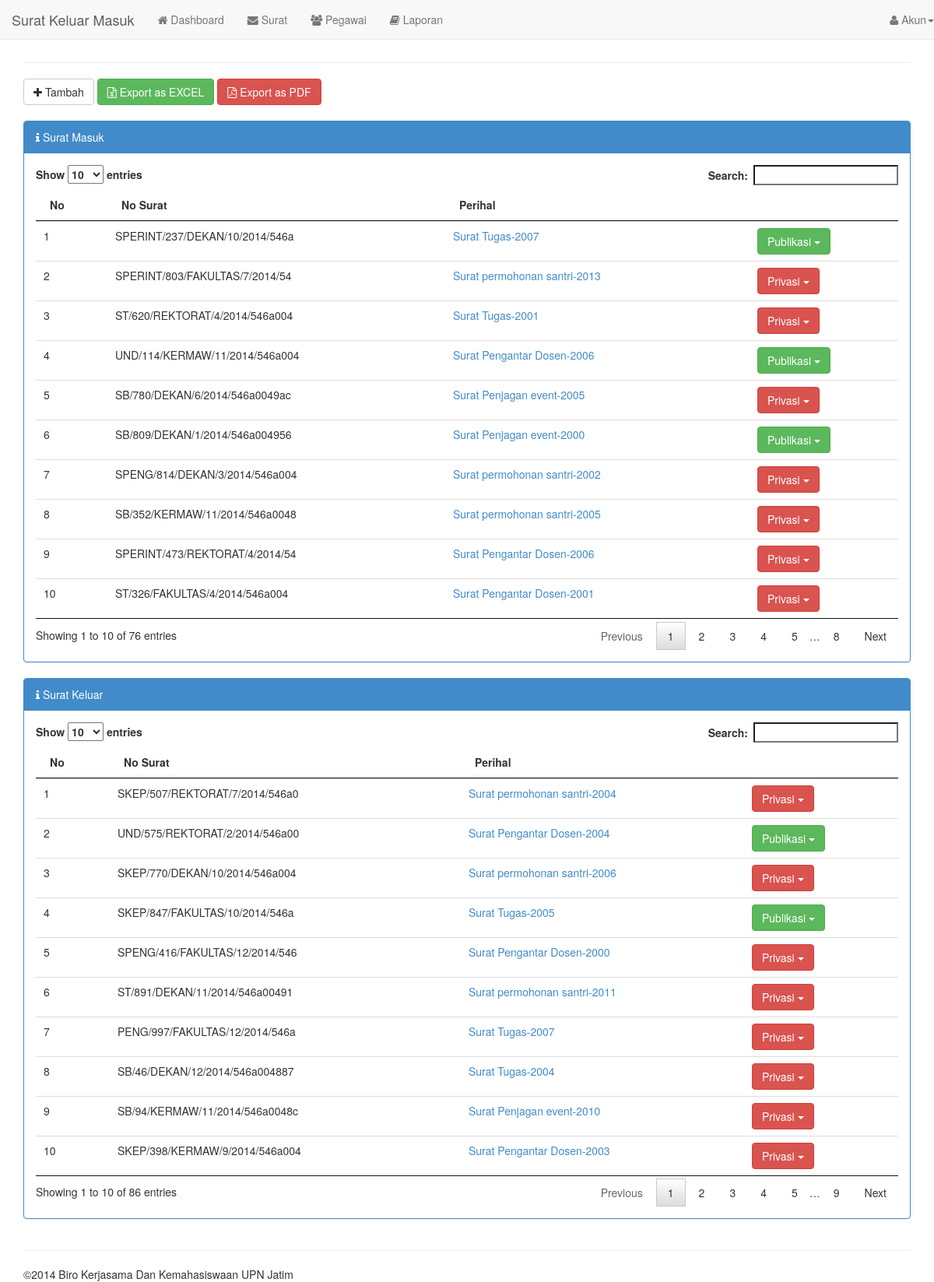
Screenshot of /?page=surat/index (signed in) with the database file from the repository.
### tables this page shows
CREATE TABLE `surat` (
  `idsurat` varchar(30) NOT NULL DEFAULT '' COMMENT 'NO SURAT',
  `jenis_surat` varchar(10) DEFAULT NULL COMMENT 'Masuk / Keluar',
  `tanggal_surat` date DEFAULT NULL COMMENT 'Tanggal yang tertera pada surat',
  `perihal` text,
  `catatan` varchar(255) DEFAULT NULL COMMENT 'Sebagai catatan tambahan untuk memperjelas surat',
  `asal_surat` varchar(45) DEFAULT NULL COMMENT 'asal surat, bisa dari instansi internal atau eksternal',
  `disposisi` varchar(255) DEFAULT NULL COMMENT 'Disposisi surat',
  `kata_kunci` varchar(255) DEFAULT NULL COMMENT 'Kata kunci yang berhubungan dengan surat',
  `delete` varchar(1) DEFAULT '0' COMMENT 'DELETE = status data terdelet, 1 adalah file delete, 2 tidak delete',
  `posting` varchar(255) DEFAULT NULL COMMENT 'Di posting oleh idusers',
  `public` varchar(1) DEFAULT '0' COMMENT 'status, 1=publikasi, 0=private',
  `lampiran` varchar(255) DEFAULT NULL COMMENT 'Lampiran berupa gambar, gambar surat',
  `created_at` timestamp NOT NULL DEFAULT CURRENT_TIMESTAMP ON UPDATE CURRENT_TIMESTAMP COMMENT 'tanggal surat di insert/ update oleh sistem',
  PRIMARY KEY (`idsurat`)
);

### models.php (called while the page is built, shortened)
<?php
function get_login($tampil){
    $aktif=$_SESSION['idusers'];
    $query=mysql_query("select * from users a, pegawai b, bagian c where a.idusers=b.idpegawai and a.idusers='$aktif' and a.idbagian=c.idbagian");
    $data=mysql_fetch_array($query);
    return $data[$tampil];
}
function get_surat($get='all'){
    switch ($get){
	case 'masuk' : $query=mysql_query("select * from surat where jenis_surat='masuk' and `delete`='0' order by created_at DESC");
	break;
	case 'keluar' : $query=mysql_query("select * from surat where jenis_surat='keluar' and `delete`='0' order by created_at DESC");
	break;
    }
    return $query;
}
?>

### module/surat/index.php (the view, shortened to what this page needs)
<div class="row">
        <div class="col-md-12">
        <a href="./?page=surat/tambah"><button class="btn btn-default"><i class="fa fa-plus"></i> Tambah</button></a>
        <a href="./export.php?as=excel" target="_blank"><button class="btn btn-success"><i class="fa fa-file-excel-o"></i> Export as EXCEL</button></a>
        <a href="#"><button class="btn btn-danger"><i class="fa fa-file-pdf-o"></i> Export as PDF</button></a>
        <div class="clearfix"></div><br />
            <div class="panel panel-primary">
                <div class="panel-heading"><i class="fa fa-info"></i> Surat Masuk</div>
                <div class="panel-body">
                    <table class="table table-stripped table-hover table-responsive">
                        <thead>
                            <th>No</th>
                            <th>No Surat</th>
                            <th>Perihal</th>
                            <th></th>
                        </thead>
                        <tbody>
                            <?php $surat=get_surat('masuk');$i=1;while($result=mysql_fetch_array($surat)){?>
                                <tr>
                                <td><?= $i ?></td>
                                <td><?= $result['idsurat'] ?></td>
                                <td><a href="./?page=surat/detail&id=<?php echo $result['idsurat'] ?>"><?= $result['perihal'] ?></a></td>
                                <td>
                                <?php if(get_login('idbagian')==2){?>
                                     <div class="dropdown">
                                      <button class="btn <?php if($result['public']==1){echo 'btn-success';}else{echo 'btn-danger';} ?> dropdown-toggle" type="button" id="dropdownMenu1" data-toggle="dropdown" aria-expanded="true">
                                        <?php if($result['public']==1){
                                            echo 'Publikasi';
                                        }else{
                                            echo 'Privasi';
                                        } ?>
                                        <span class="caret"></span>
                                      </button>
                                    </div>
                                <?php }?>
                                </td>
                            </tr>
                            <?php $i++; } ?>
                        </tbody>
                    </table>
                </div>
            </div>
        </div>
        <div class="col-md-12">
            <div class="panel panel-primary">
                <div class="panel-heading"><i class="fa fa-info"></i> Surat Keluar</div>
                <div class="panel-body">
                    <table class="table table-stripped table-hover">
                        <thead>
                            <th>No</th>
                            <th>No Surat</th>
                            <th>Perihal</th>
                            <th></th>
                        </thead>
                        <tbody>
                            <?php $surat=get_surat('keluar');$i=1;while($result=mysql_fetch_array($surat)){?>
                                <tr>
                                <td><?= $i ?></td>
                                <td><?= $result['idsurat'] ?></td>
                                <td><a href="./?page=surat/detail&id=<?php echo $result['idsurat'] ?>"><?= $result['perihal'] ?></a></td>
                                <td>
                                <?php if(get_login('idbagian')==2){?>
                                     <div class="dropdown">
                                      <button class="btn <?php if($result['public']==1){echo 'btn-success';}else{echo 'btn-danger';} ?> dropdown-toggle" type="button" id="dropdownMenu1" data-toggle="dropdown" aria-expanded="true">
                                        <?php if($result['public']==1){
                                            echo 'Publikasi';
                                        }else{
                                            echo 'Privasi';
                                        } ?>
                                        <span class="caret"></span>
                                      </button>
                                    </div>
                                <?php }?>
                                </td>
                            </tr>
                            <?php $i++; } ?>
                        </tbody>
                    </table>
                </div>
            </div>
        </div>
</div>

### rows the page displays
surat: idsurat "SPERINT/237/DEKAN/10/2014/546a", perihal "Surat Tugas-2007", public "Publikasi"
surat: idsurat "SPERINT/803/FAKULTAS/7/2014/54", perihal "Surat permohonan santri-2013", public "Privasi"
surat: idsurat "ST/620/REKTORAT/4/2014/546a004", perihal "Surat Tugas-2001", public "Privasi"
surat: idsurat "UND/114/KERMAW/11/2014/546a004", perihal "Surat Pengantar Dosen-2006", public "Publikasi"
surat: idsurat "SB/780/DEKAN/6/2014/546a0049ac", perihal "Surat Penjagan event-2005", public "Privasi"
surat: idsurat "SB/809/DEKAN/1/2014/546a004956", perihal "Surat Penjagan event-2000", public "Publikasi"
surat: idsurat "SPENG/814/DEKAN/3/2014/546a004", perihal "Surat permohonan santri-2002", public "Privasi"
surat: idsurat "SB/352/KERMAW/11/2014/546a0048", perihal "Surat permohonan santri-2005", public "Privasi"
surat: idsurat "SPERINT/473/REKTORAT/4/2014/54", perihal "Surat Pengantar Dosen-2006", public "Privasi"
surat: idsurat "ST/326/FAKULTAS/4/2014/546a004", perihal "Surat Pengantar Dosen-2001", public "Privasi"
surat: idsurat "SKEP/507/REKTORAT/7/2014/546a0", perihal "Surat permohonan santri-2004", public "Privasi"
surat: idsurat "UND/575/REKTORAT/2/2014/546a00", perihal "Surat Pengantar Dosen-2004", public "Publikasi"
surat: idsurat "SKEP/770/DEKAN/10/2014/546a004", perihal "Surat permohonan santri-2006", public "Privasi"
surat: idsurat "SKEP/847/FAKULTAS/10/2014/546a", perihal "Surat Tugas-2005", public "Publikasi"
surat: idsurat "SPENG/416/FAKULTAS/12/2014/546", perihal "Surat Pengantar Dosen-2000", public "Privasi"
surat: idsurat "ST/891/DEKAN/11/2014/546a00491", perihal "Surat permohonan santri-2011", public "Privasi"
surat: idsurat "PENG/997/FAKULTAS/12/2014/546a", perihal "Surat Tugas-2007", public "Privasi"
surat: idsurat "SB/46/DEKAN/12/2014/546a004887", perihal "Surat Tugas-2004", public "Privasi"
surat: idsurat "SB/94/KERMAW/11/2014/546a0048c", perihal "Surat Penjagan event-2010", public "Privasi"
surat: idsurat "SKEP/398/KERMAW/9/2014/546a004", perihal "Surat Pengantar Dosen-2003", public "Privasi"

### other values shown
nama_aplikasi "Surat Keluar Masuk"
